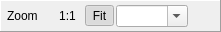
  <widget class="QFrame" name="zoomToolbar">
   <property name="geometry">
    <rect>
     <x>10</x>
     <y>80</y>
     <width>221</width>
     <height>32</height>
    </rect>
   </property>
   <property name="minimumSize">
    <size>
     <width>0</width>
     <height>32</height>
    </size>
   </property>
   <property name="frameShape">
    <enum>QFrame::Panel</enum>
   </property>
   <property name="frameShadow">
    <enum>QFrame::Raised</enum>
   </property>
   <layout class="QHBoxLayout" name="horizontalLayout_9">
    <property name="spacing">
     <number>2</number>
    </property>
    <property name="leftMargin">
     <number>6</number>
    </property>
    <property name="topMargin">
     <number>2</number>
    </property>
    <property name="rightMargin">
     <number>6</number>
    </property>
    <property name="bottomMargin">
     <number>2</number>
    </property>
    <item>
     <widget class="QLabel" name="zoomLabel">
      <property name="text">
       <string>Zoom</string>
      </property>
     </widget>
    </item>
    <item>
     <widget class="QToolButton" name="zoomExactSize">
      <property name="enabled">
       <bool>true</bool>
      </property>
      <property name="toolTip">
       <string>Reset the zoom to 100%</string>
      </property>
      <property name="text">
       <string>1:1</string>
      </property>
      <property name="checkable">
       <bool>false</bool>
      </property>
      <property name="checked">
       <bool>false</bool>
      </property>
      <property name="toolButtonStyle">
       <enum>Qt::ToolButtonTextBesideIcon</enum>
      </property>
      <property name="autoRaise">
       <bool>true</bool>
      </property>
     </widget>
    </item>
    <item>
     <widget class="RDToolButton" name="fitToWindow">
      <property name="enabled">
       <bool>true</bool>
      </property>
      <property name="toolTip">
       <string>Fit the current texture to the window</string>
      </property>
      <property name="text">
       <string>Fit</string>
      </property>
      <property name="icon">
       <iconset resource="../Resources/resources.qrc">
        <normaloff>:/arrow_out.png</normaloff>:/arrow_out.png</iconset>
      </property>
      <property name="checkable">
       <bool>true</bool>
      </property>
      <property name="checked">
       <bool>true</bool>
      </property>
      <property name="toolButtonStyle">
       <enum>Qt::ToolButtonTextBesideIcon</enum>
      </property>
      <property name="autoRaise">
       <bool>true</bool>
      </property>
     </widget>
    </item>
    <item>
     <widget class="QComboBox" name="zoomOption">
      <property name="minimumSize">
       <size>
        <width>70</width>
        <height>0</height>
       </size>
      </property>
      <property name="editable">
       <bool>true</bool>
      </property>
      <property name="insertPolicy">
       <enum>QComboBox::NoInsert</enum>
      </property>
     </widget>
    </item>
    <item>
     <widget class="QToolButton" name="flip_y">
      <property name="toolTip">
       <string>Flip the texture in the Y axis</string>
      </property>
      <property name="text">
       <string/>
      </property>
      <property name="icon">
       <iconset resource="../Resources/resources.qrc">
        <normaloff>:/flip_y.png</normaloff>:/flip_y.png</iconset>
      </property>
      <property name="checkable">
       <bool>true</bool>
      </property>
      <property name="autoRaise">
       <bool>true</bool>
      </property>
     </widget>
    </item>
   </layout>
  </widget>
